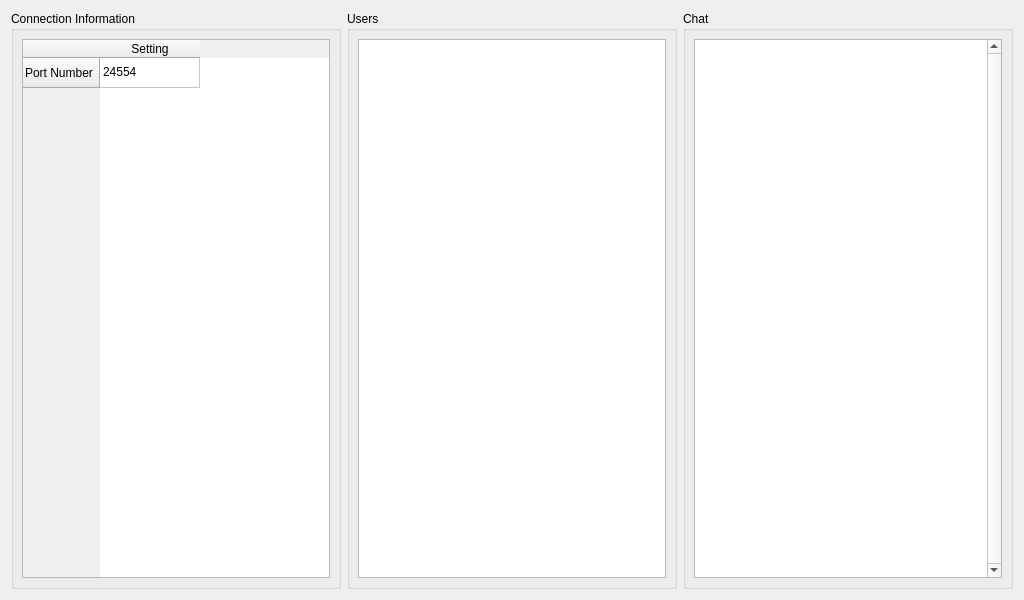
<?xml version="1.0" encoding="UTF-8"?>
<ui version="4.0">
 <class>MainWindow</class>
 <widget class="QMainWindow" name="MainWindow">
  <property name="geometry">
   <rect>
    <x>0</x>
    <y>0</y>
    <width>1024</width>
    <height>600</height>
   </rect>
  </property>
  <property name="minimumSize">
   <size>
    <width>1024</width>
    <height>600</height>
   </size>
  </property>
  <property name="maximumSize">
   <size>
    <width>1024</width>
    <height>600</height>
   </size>
  </property>
  <property name="windowTitle">
   <string>RaptorPaint Server</string>
  </property>
  <widget class="QWidget" name="centralWidget">
   <layout class="QHBoxLayout" name="horizontalLayout">
    <item>
     <widget class="QGroupBox" name="groupBox">
      <property name="title">
       <string>Connection Information</string>
      </property>
      <layout class="QHBoxLayout" name="horizontalLayout_3">
       <property name="margin">
        <number>8</number>
       </property>
       <item>
        <widget class="QTableWidget" name="tableWidget_2">
         <property name="editTriggers">
          <set>QAbstractItemView::NoEditTriggers</set>
         </property>
         <row>
          <property name="text">
           <string>Port Number</string>
          </property>
         </row>
         <column>
          <property name="text">
           <string>Setting</string>
          </property>
         </column>
         <item row="0" column="0">
          <property name="text">
           <string>24554</string>
          </property>
         </item>
        </widget>
       </item>
      </layout>
     </widget>
    </item>
    <item>
     <widget class="QGroupBox" name="groupBox_2">
      <property name="title">
       <string>Users</string>
      </property>
      <layout class="QHBoxLayout" name="horizontalLayout_2">
       <property name="margin">
        <number>8</number>
       </property>
       <item>
        <widget class="QListWidget" name="userList">
         <property name="sortingEnabled">
          <bool>true</bool>
         </property>
        </widget>
       </item>
      </layout>
     </widget>
    </item>
    <item>
     <widget class="QGroupBox" name="groupBox_3">
      <property name="title">
       <string>Chat</string>
      </property>
      <layout class="QVBoxLayout" name="verticalLayout">
       <property name="margin">
        <number>8</number>
       </property>
       <item>
        <widget class="QTextEdit" name="textEdit">
         <property name="verticalScrollBarPolicy">
          <enum>Qt::ScrollBarAlwaysOn</enum>
         </property>
         <property name="readOnly">
          <bool>true</bool>
         </property>
        </widget>
       </item>
      </layout>
     </widget>
    </item>
   </layout>
  </widget>
 </widget>
 <layoutdefault spacing="6" margin="11"/>
 <resources/>
 <connections/>
</ui>
